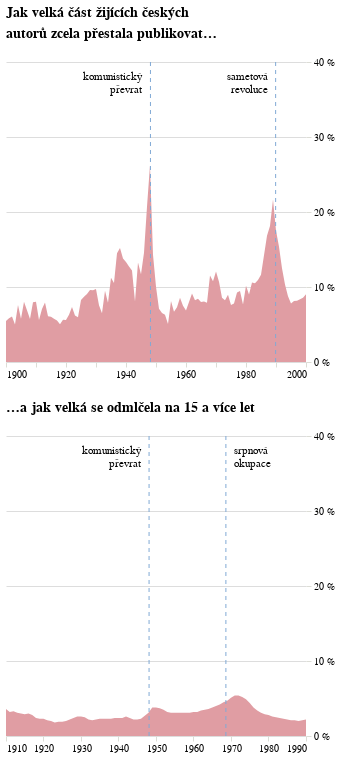

This figure's notebook cell:
### Code cell
alt.vconcat(graf_konce_komb, graf_pauzy_graf_komb).configure_view(stroke='transparent').resolve_scale(y='shared').configure_axisX(grid=False, domain=False)

### Figure 1 — Vega-Lite specification as saved in the notebook (floating-point values rounded to 4 significant figures)
{"config": {"title": {"font": "Noticia Text", "fontSize": 14, "anchor": "start", "lineHeight": 21, "fontWeight": "bolder", "subtitleFont": "Noticia Text", "subtitleFontSize": 12, "subtitleFontWeight": "lighter", "subtitlePadding": 12, "dy": -12}, "axis": {"labelFont": "Asap", "titleFont": "Asap", "fontWeight": "lighter", "titleFontWeight": "lighter", "labelFontSize": 10, "titleFontSize": 10, "labelPadding": 2, "titlePadding": 10, "domainOpacity": 0, "tickColor": "#DCDDD6"}, "legend": {"labelFont": "Asap", "labelFontWeight": "normal", "titleFont": "Asap", "titleFontWeight": "normal", "labelFontSize": 10, "titleFontSize": 10}, "axisX": {"domain": false, "grid": false}, "view": {"stroke": "transparent"}}, "vconcat": [{"layer": [{"data": {"name": "data-66001c4689448004764e6e25d4a746e4"}, "mark": {"type": "area", "color": "#E09DA3"}, "encoding": {"x": {"axis": {"domainOpacity": 0, "tickColor": "#DCDDD6"}, "field": "rok", "title": null, "type": "temporal"}, "y": {"axis": {"domainOpacity": 0, "labelExpr": "datum.label * 100 + ' %'", "orient": "right", "tickColor": "#DCDDD6", "tickCount": 3}, "field": "podil", "title": null, "type": "quantitative"}}, "title": {"text": ["Jak velká část žijících českých", "autorů zcela přestala publikovat…"]}}, {"data": {"values": [{"rok": "1948-02-25"}]}, "mark": {"type": "rule", "color": "#81A9D5", "strokeDash": [4, 4]}, "encoding": {"x": {"field": "rok", "type": "temporal"}}}, {"data": {"values": [{"rok": "1989-11-17"}]}, "mark": {"type": "rule", "color": "#81A9D5", "strokeDash": [4, 4]}, "encoding": {"x": {"field": "rok", "type": "temporal"}}}, {"data": {"values": [{"rok": "1948-02-25", "y": 0.3}]}, "mark": {"type": "text", "align": "right", "baseline": "middle", "dx": -8, "dy": 15, "font": "Asap", "text": ["komunistický", "převrat"]}, "encoding": {"x": {"field": "rok", "type": "temporal"}, "y": {"value": 0}}}, {"data": {"values": [{"rok": "1989-11-17", "y": 0.3}]}, "mark": {"type": "text", "align": "right", "baseline": "middle", "dx": -8, "dy": 15, "font": "Asap", "text": ["sametová", "revoluce"]}, "encoding": {"x": {"field": "rok", "type": "temporal"}, "y": {"value": 0}}}], "width": 300}, {"layer": [{"data": {"name": "data-345391a89889cdf0ede56ff5455bfd16"}, "mark": {"type": "area", "color": "#E09DA3"}, "encoding": {"x": {"axis": {"domainOpacity": 0, "tickColor": "#DCDDD6"}, "field": "rok", "title": null, "type": "temporal"}, "y": {"axis": {"domainOpacity": 0, "labelExpr": "datum.label * 100 + ' %'", "orient": "right", "tickColor": "#DCDDD6", "tickCount": 3}, "field": "podil_cechu_15", "scale": {"domain": [0, 0.4]}, "title": null, "type": "quantitative"}}, "title": {"text": "…a jak velká se odmlčela na 15 a více let"}}, {"data": {"values": [{"rok": "1948-02-25"}]}, "mark": {"type": "rule", "color": "#81A9D5", "strokeDash": [4, 4]}, "encoding": {"x": {"field": "rok", "type": "temporal"}}}, {"data": {"values": [{"rok": "1948-02-25", "y": 0.3}]}, "mark": {"type": "text", "align": "right", "baseline": "middle", "dx": -8, "dy": 15, "font": "Asap", "text": ["komunistický", "převrat"]}, "encoding": {"x": {"field": "rok", "type": "temporal"}, "y": {"value": 0}}}, {"data": {"values": [{"rok": "1968-08-21"}]}, "mark": {"type": "rule", "color": "#81A9D5", "strokeDash": [4, 4]}, "encoding": {"x": {"field": "rok", "type": "temporal"}}}, {"data": {"values": [{"rok": "1968-08-21", "y": 0.3}]}, "mark": {"type": "text", "align": "left", "baseline": "middle", "dx": 8, "dy": 15, "font": "Asap", "text": ["srpnová", "okupace"]}, "encoding": {"x": {"field": "rok", "type": "temporal"}, "y": {"value": 0}}}], "width": 300}], "resolve": {"scale": {"y": "shared"}}, "$schema": "https://vega.github.io/schema/vega-lite/v5.8.0.json", "datasets": {"data-66001c4689448004764e6e25d4a746e4": [{"rok": "1900-01-01T00:00:00", "skoncilo": 26, "celkem": 475, "podil": 0.05474}, {"rok": "1901-01-01T00:00:00", "skoncilo": 35, "celkem": 599, "podil": 0.05843}, {"rok": "1902-01-01T00:00:00", "skoncilo": 42, "celkem": 694, "podil": 0.06052}, {"rok": "1903-01-01T00:00:00", "skoncilo": 33, "celkem": 658, "podil": 0.05015}, {"rok": "1904-01-01T00:00:00", "skoncilo": 51, "celkem": 670, "podil": 0.07612}, {"rok": "1905-01-01T00:00:00", "skoncilo": 37, "celkem": 641, "podil": 0.05772}, {"rok": "1906-01-01T00:00:00", "skoncilo": 55, "celkem": 685, "podil": 0.08029}, {"rok": "1907-01-01T00:00:00", "skoncilo": 46, "celkem": 668, "podil": 0.06886}, {"rok": "1908-01-01T00:00:00", "skoncilo": 43, "celkem": 749, "podil": 0.05741}, {"rok": "1909-01-01T00:00:00", "skoncilo": 61, "celkem": 766, "podil": 0.07963}, {"rok": "1910-01-01T00:00:00", "skoncilo": 68, "celkem": 848, "podil": 0.08019}, {"rok": "1911-01-01T00:00:00", "skoncilo": 45, "celkem": 804, "podil": 0.05597}, {"rok": "1912-01-01T00:00:00", "skoncilo": 61, "celkem": 864, "podil": 0.0706}, {"rok": "1913-01-01T00:00:00", "skoncilo": 65, "celkem": 820, "podil": 0.07927}, {"rok": "1914-01-01T00:00:00", "skoncilo": 42, "celkem": 687, "podil": 0.06114}, {"rok": "1915-01-01T00:00:00", "skoncilo": 30, "celkem": 496, "podil": 0.06048}, {"rok": "1916-01-01T00:00:00", "skoncilo": 34, "celkem": 591, "podil": 0.05753}, {"rok": "1917-01-01T00:00:00", "skoncilo": 32, "celkem": 580, "podil": 0.05517}, {"rok": "1918-01-01T00:00:00", "skoncilo": 31, "celkem": 617, "podil": 0.05024}, {"rok": "1919-01-01T00:00:00", "skoncilo": 54, "celkem": 957, "podil": 0.05643}, {"rok": "1920-01-01T00:00:00", "skoncilo": 64, "celkem": 1145, "podil": 0.0559}, {"rok": "1921-01-01T00:00:00", "skoncilo": 71, "celkem": 1126, "podil": 0.06306}, {"rok": "1922-01-01T00:00:00", "skoncilo": 93, "celkem": 1266, "podil": 0.07346}, {"rok": "1923-01-01T00:00:00", "skoncilo": 82, "celkem": 1322, "podil": 0.06203}, {"rok": "1924-01-01T00:00:00", "skoncilo": 84, "celkem": 1407, "podil": 0.0597}, {"rok": "1925-01-01T00:00:00", "skoncilo": 116, "celkem": 1403, "podil": 0.08268}, {"rok": "1926-01-01T00:00:00", "skoncilo": 113, "celkem": 1298, "podil": 0.08706}, {"rok": "1927-01-01T00:00:00", "skoncilo": 115, "celkem": 1268, "podil": 0.09069}, {"rok": "1928-01-01T00:00:00", "skoncilo": 127, "celkem": 1322, "podil": 0.09607}, {"rok": "1929-01-01T00:00:00", "skoncilo": 127, "celkem": 1326, "podil": 0.09578}, {"rok": "1930-01-01T00:00:00", "skoncilo": 142, "celkem": 1457, "podil": 0.09746}, {"rok": "1931-01-01T00:00:00", "skoncilo": 102, "celkem": 1350, "podil": 0.07556}, {"rok": "1932-01-01T00:00:00", "skoncilo": 90, "celkem": 1382, "podil": 0.06512}, {"rok": "1933-01-01T00:00:00", "skoncilo": 126, "celkem": 1328, "podil": 0.09488}, {"rok": "1934-01-01T00:00:00", "skoncilo": 110, "celkem": 1391, "podil": 0.07908}, {"rok": "1935-01-01T00:00:00", "skoncilo": 170, "celkem": 1515, "podil": 0.1122}, {"rok": "1936-01-01T00:00:00", "skoncilo": 171, "celkem": 1622, "podil": 0.1054}, {"rok": "1937-01-01T00:00:00", "skoncilo": 239, "celkem": 1648, "podil": 0.145}, {"rok": "1938-01-01T00:00:00", "skoncilo": 218, "celkem": 1435, "podil": 0.1519}, {"rok": "1939-01-01T00:00:00", "skoncilo": 170, "celkem": 1231, "podil": 0.1381}, {"rok": "1940-01-01T00:00:00", "skoncilo": 189, "celkem": 1417, "podil": 0.1334}, {"rok": "1941-01-01T00:00:00", "skoncilo": 167, "celkem": 1310, "podil": 0.1275}, {"rok": "1942-01-01T00:00:00", "skoncilo": 104, "celkem": 852, "podil": 0.1221}, {"rok": "1943-01-01T00:00:00", "skoncilo": 53, "celkem": 658, "podil": 0.08055}, {"rok": "1944-01-01T00:00:00", "skoncilo": 117, "celkem": 881, "podil": 0.1328}, {"rok": "1945-01-01T00:00:00", "skoncilo": 104, "celkem": 890, "podil": 0.1169}, {"rok": "1946-01-01T00:00:00", "skoncilo": 236, "celkem": 1620, "podil": 0.1457}, {"rok": "1947-01-01T00:00:00", "skoncilo": 359, "celkem": 1735, "podil": 0.2069}, {"rok": "1948-01-01T00:00:00", "skoncilo": 397, "celkem": 1513, "podil": 0.2624}, {"rok": "1949-01-01T00:00:00", "skoncilo": 133, "celkem": 929, "podil": 0.1432}, {"rok": "1950-01-01T00:00:00", "skoncilo": 79, "celkem": 788, "podil": 0.1003}, {"rok": "1951-01-01T00:00:00", "skoncilo": 58, "celkem": 817, "podil": 0.07099}, {"rok": "1952-01-01T00:00:00", "skoncilo": 58, "celkem": 888, "podil": 0.06532}, {"rok": "1953-01-01T00:00:00", "skoncilo": 75, "celkem": 1190, "podil": 0.06303}, {"rok": "1954-01-01T00:00:00", "skoncilo": 71, "celkem": 1401, "podil": 0.05068}, {"rok": "1955-01-01T00:00:00", "skoncilo": 120, "celkem": 1473, "podil": 0.08147}, {"rok": "1956-01-01T00:00:00", "skoncilo": 108, "celkem": 1609, "podil": 0.06712}, {"rok": "1957-01-01T00:00:00", "skoncilo": 114, "celkem": 1561, "podil": 0.07303}, {"rok": "1958-01-01T00:00:00", "skoncilo": 141, "celkem": 1645, "podil": 0.08571}, {"rok": "1959-01-01T00:00:00", "skoncilo": 132, "celkem": 1761, "podil": 0.07496}, {"rok": "1960-01-01T00:00:00", "skoncilo": 126, "celkem": 1838, "podil": 0.06855}, {"rok": "1961-01-01T00:00:00", "skoncilo": 153, "celkem": 1916, "podil": 0.07985}, {"rok": "1962-01-01T00:00:00", "skoncilo": 175, "celkem": 1915, "podil": 0.09138}, {"rok": "1963-01-01T00:00:00", "skoncilo": 163, "celkem": 1980, "podil": 0.08232}, {"rok": "1964-01-01T00:00:00", "skoncilo": 165, "celkem": 1954, "podil": 0.08444}, {"rok": "1965-01-01T00:00:00", "skoncilo": 145, "celkem": 1815, "podil": 0.07989}, {"rok": "1966-01-01T00:00:00", "skoncilo": 159, "celkem": 1972, "podil": 0.08063}, {"rok": "1967-01-01T00:00:00", "skoncilo": 145, "celkem": 1835, "podil": 0.07902}, {"rok": "1968-01-01T00:00:00", "skoncilo": 217, "celkem": 1879, "podil": 0.1155}, {"rok": "1969-01-01T00:00:00", "skoncilo": 205, "celkem": 1905, "podil": 0.1076}, {"rok": "1970-01-01T00:00:00", "skoncilo": 239, "celkem": 1980, "podil": 0.1207}, {"rok": "1971-01-01T00:00:00", "skoncilo": 208, "celkem": 1942, "podil": 0.1071}, {"rok": "1972-01-01T00:00:00", "skoncilo": 166, "celkem": 1935, "podil": 0.08579}, {"rok": "1973-01-01T00:00:00", "skoncilo": 157, "celkem": 1904, "podil": 0.08246}, {"rok": "1974-01-01T00:00:00", "skoncilo": 178, "celkem": 1986, "podil": 0.08963}, {"rok": "1975-01-01T00:00:00", "skoncilo": 149, "celkem": 1960, "podil": 0.07602}, {"rok": "1976-01-01T00:00:00", "skoncilo": 160, "celkem": 2052, "podil": 0.07797}, {"rok": "1977-01-01T00:00:00", "skoncilo": 193, "celkem": 2081, "podil": 0.09274}, {"rok": "1978-01-01T00:00:00", "skoncilo": 200, "celkem": 2114, "podil": 0.09461}, {"rok": "1979-01-01T00:00:00", "skoncilo": 167, "celkem": 2182, "podil": 0.07654}, {"rok": "1980-01-01T00:00:00", "skoncilo": 235, "celkem": 2312, "podil": 0.1016}, {"rok": "1981-01-01T00:00:00", "skoncilo": 193, "celkem": 2148, "podil": 0.08985}, {"rok": "1982-01-01T00:00:00", "skoncilo": 243, "celkem": 2290, "podil": 0.1061}, {"rok": "1983-01-01T00:00:00", "skoncilo": 235, "celkem": 2235, "podil": 0.1051}, {"rok": "1984-01-01T00:00:00", "skoncilo": 264, "celkem": 2411, "podil": 0.1095}, {"rok": "1985-01-01T00:00:00", "skoncilo": 267, "celkem": 2292, "podil": 0.1165}, {"rok": "1986-01-01T00:00:00", "skoncilo": 335, "celkem": 2356, "podil": 0.1422}, {"rok": "1987-01-01T00:00:00", "skoncilo": 404, "celkem": 2399, "podil": 0.1684}, {"rok": "1988-01-01T00:00:00", "skoncilo": 439, "celkem": 2420, "podil": 0.1814}, {"rok": "1989-01-01T00:00:00", "skoncilo": 523, "celkem": 2415, "podil": 0.2166}, {"rok": "1990-01-01T00:00:00", "skoncilo": 418, "celkem": 2383, "podil": 0.1754}, {"rok": "1991-01-01T00:00:00", "skoncilo": 360, "celkem": 2342, "podil": 0.1537}, {"rok": "1992-01-01T00:00:00", "skoncilo": 297, "celkem": 2378, "podil": 0.1249}, {"rok": "1993-01-01T00:00:00", "skoncilo": 237, "celkem": 2296, "podil": 0.1032}, {"rok": "1994-01-01T00:00:00", "skoncilo": 211, "celkem": 2403, "podil": 0.08781}, {"rok": "1995-01-01T00:00:00", "skoncilo": 204, "celkem": 2618, "podil": 0.07792}, {"rok": "1996-01-01T00:00:00", "skoncilo": 223, "celkem": 2737, "podil": 0.08148}, {"rok": "1997-01-01T00:00:00", "skoncilo": 239, "celkem": 2925, "podil": 0.08171}, {"rok": "1998-01-01T00:00:00", "skoncilo": 257, "celkem": 3067, "podil": 0.0838}, {"rok": "1999-01-01T00:00:00", "skoncilo": 276, "celkem": 3218, "podil": 0.08577}, {"rok": "2000-01-01T00:00:00", "skoncilo": 304, "celkem": 3368, "podil": 0.09026}], "data-345391a89889cdf0ede56ff5455bfd16": [{"rok": "1910-01-01T00:00:00", "podil_vsech_5": 0.1576, "podil_cechu_5": 0.1566, "podil_vsech_10": 0.08856, "podil_cechu_10": 0.08747, "podil_vsech_15": 0.03881, "podil_cechu_15": 0.036, "podil_vsech_20": 0.01693, "podil_cechu_20": 0.01593}, {"rok": "1911-01-01T00:00:00", "podil_vsech_5": 0.1736, "podil_cechu_5": 0.1717, "podil_vsech_10": 0.0874, "podil_cechu_10": 0.086, "podil_vsech_15": 0.03481, "podil_cechu_15": 0.032, "podil_vsech_20": 0.01603, "podil_cechu_20": 0.01501}, {"rok": "1912-01-01T00:00:00", "podil_vsech_5": 0.1873, "podil_cechu_5": 0.1867, "podil_vsech_10": 0.0814, "podil_cechu_10": 0.07996, "podil_vsech_15": 0.03391, "podil_cechu_15": 0.033, "podil_vsech_20": 0.01744, "podil_cechu_20": 0.01677}, {"rok": "1913-01-01T00:00:00", "podil_vsech_5": 0.2067, "podil_cechu_5": 0.2056, "podil_vsech_10": 0.08244, "podil_cechu_10": 0.08019, "podil_vsech_15": 0.03223, "podil_cechu_15": 0.031, "podil_vsech_20": 0.01845, "podil_cechu_20": 0.01803}, {"rok": "1914-01-01T00:00:00", "podil_vsech_5": 0.2082, "podil_cechu_5": 0.2091, "podil_vsech_10": 0.0771, "podil_cechu_10": 0.07386, "podil_vsech_15": 0.03097, "podil_cechu_15": 0.03, "podil_vsech_20": 0.01831, "podil_cechu_20": 0.01769}, {"rok": "1915-01-01T00:00:00", "podil_vsech_5": 0.1932, "podil_cechu_5": 0.1965, "podil_vsech_10": 0.06971, "podil_cechu_10": 0.06711, "podil_vsech_15": 0.02943, "podil_cechu_15": 0.029, "podil_vsech_20": 0.01682, "podil_cechu_20": 0.01627}, {"rok": "1916-01-01T00:00:00", "podil_vsech_5": 0.1696, "podil_cechu_5": 0.1717, "podil_vsech_10": 0.06106, "podil_cechu_10": 0.05906, "podil_vsech_15": 0.029, "podil_cechu_15": 0.03, "podil_vsech_20": 0.01505, "podil_cechu_20": 0.01451}, {"rok": "1917-01-01T00:00:00", "podil_vsech_5": 0.1448, "podil_cechu_5": 0.146, "podil_vsech_10": 0.05627, "podil_cechu_10": 0.05547, "podil_vsech_15": 0.02803, "podil_cechu_15": 0.028, "podil_vsech_20": 0.01348, "podil_cechu_20": 0.01301}, {"rok": "1918-01-01T00:00:00", "podil_vsech_5": 0.1285, "podil_cechu_5": 0.1281, "podil_vsech_10": 0.04915, "podil_cechu_10": 0.05007, "podil_vsech_15": 0.02415, "podil_cechu_15": 0.024, "podil_vsech_20": 0.01134, "podil_cechu_20": 0.01059}, {"rok": "1919-01-01T00:00:00", "podil_vsech_5": 0.1139, "podil_cechu_5": 0.1118, "podil_vsech_10": 0.04394, "podil_cechu_10": 0.04466, "podil_vsech_15": 0.0229, "podil_cechu_15": 0.023, "podil_vsech_20": 0.01073, "podil_cechu_20": 0.009924}, {"rok": "1920-01-01T00:00:00", "podil_vsech_5": 0.1066, "podil_cechu_5": 0.1059, "podil_vsech_10": 0.04321, "podil_cechu_10": 0.04423, "podil_vsech_15": 0.02319, "podil_cechu_15": 0.023, "podil_vsech_20": 0.0111, "podil_cechu_20": 0.01043}, {"rok": "1921-01-01T00:00:00", "podil_vsech_5": 0.1046, "podil_cechu_5": 0.1037, "podil_vsech_10": 0.0436, "podil_cechu_10": 0.04462, "podil_vsech_15": 0.02142, "podil_cechu_15": 0.021, "podil_vsech_20": 0.01024, "podil_cechu_20": 0.01018}, {"rok": "1922-01-01T00:00:00", "podil_vsech_5": 0.1031, "podil_cechu_5": 0.1032, "podil_vsech_10": 0.04295, "podil_cechu_10": 0.04335, "podil_vsech_15": 0.02011, "podil_cechu_15": 0.02, "podil_vsech_20": 0.0106, "podil_cechu_20": 0.01084}, {"rok": "1923-01-01T00:00:00", "podil_vsech_5": 0.1004, "podil_cechu_5": 0.1032, "podil_vsech_10": 0.04306, "podil_cechu_10": 0.044, "podil_vsech_15": 0.01845, "podil_cechu_15": 0.018, "podil_vsech_20": 0.01125, "podil_cechu_20": 0.0116}, {"rok": "1924-01-01T00:00:00", "podil_vsech_5": 0.09943, "podil_cechu_5": 0.1027, "podil_vsech_10": 0.04541, "podil_cechu_10": 0.04626, "podil_vsech_15": 0.0184, "podil_cechu_15": 0.019, "podil_vsech_20": 0.01182, "podil_cechu_20": 0.01209}, {"rok": "1925-01-01T00:00:00", "podil_vsech_5": 0.1009, "podil_cechu_5": 0.104, "podil_vsech_10": 0.04723, "podil_cechu_10": 0.04797, "podil_vsech_15": 0.01941, "podil_cechu_15": 0.019, "podil_vsech_20": 0.01229, "podil_cechu_20": 0.01231}, {"rok": "1926-01-01T00:00:00", "podil_vsech_5": 0.1048, "podil_cechu_5": 0.1098, "podil_vsech_10": 0.04642, "podil_cechu_10": 0.04797, "podil_vsech_15": 0.01956, "podil_cechu_15": 0.02, "podil_vsech_20": 0.01258, "podil_cechu_20": 0.01239}, {"rok": "1927-01-01T00:00:00", "podil_vsech_5": 0.11, "podil_cechu_5": 0.1135, "podil_vsech_10": 0.04421, "podil_cechu_10": 0.04503, "podil_vsech_15": 0.02188, "podil_cechu_15": 0.022, "podil_vsech_20": 0.01094, "podil_cechu_20": 0.01027}, {"rok": "1928-01-01T00:00:00", "podil_vsech_5": 0.1105, "podil_cechu_5": 0.1138, "podil_vsech_10": 0.04173, "podil_cechu_10": 0.04182, "podil_vsech_15": 0.02434, "podil_cechu_15": 0.024, "podil_vsech_20": 0.0113, "podil_cechu_20": 0.01029}, {"rok": "1929-01-01T00:00:00", "podil_vsech_5": 0.111, "podil_cechu_5": 0.1129, "podil_vsech_10": 0.04065, "podil_cechu_10": 0.04065, "podil_vsech_15": 0.0263, "podil_cechu_15": 0.026, "podil_vsech_20": 0.01153, "podil_cechu_20": 0.01032}, {"rok": "1930-01-01T00:00:00", "podil_vsech_5": 0.109, "podil_cechu_5": 0.1101, "podil_vsech_10": 0.04096, "podil_cechu_10": 0.04033, "podil_vsech_15": 0.02722, "podil_cechu_15": 0.026, "podil_vsech_20": 0.01225, "podil_cechu_20": 0.01126}, {"rok": "1931-01-01T00:00:00", "podil_vsech_5": 0.1043, "podil_cechu_5": 0.1053, "podil_vsech_10": 0.04386, "podil_cechu_10": 0.04289, "podil_vsech_15": 0.02713, "podil_cechu_15": 0.025, "podil_vsech_20": 0.01409, "podil_cechu_20": 0.01273}, {"rok": "1932-01-01T00:00:00", "podil_vsech_5": 0.09845, "podil_cechu_5": 0.0987, "podil_vsech_10": 0.04839, "podil_cechu_10": 0.04744, "podil_vsech_15": 0.02381, "podil_cechu_15": 0.022, "podil_vsech_20": 0.01395, "podil_cechu_20": 0.01296}, {"rok": "1933-01-01T00:00:00", "podil_vsech_5": 0.09481, "podil_cechu_5": 0.09531, "podil_vsech_10": 0.05206, "podil_cechu_10": 0.05116, "podil_vsech_15": 0.02286, "podil_cechu_15": 0.021, "podil_vsech_20": 0.01317, "podil_cechu_20": 0.01215}, {"rok": "1934-01-01T00:00:00", "podil_vsech_5": 0.09505, "podil_cechu_5": 0.09664, "podil_vsech_10": 0.05648, "podil_cechu_10": 0.05603, "podil_vsech_15": 0.02394, "podil_cechu_15": 0.022, "podil_vsech_20": 0.01379, "podil_cechu_20": 0.01279}, {"rok": "1935-01-01T00:00:00", "podil_vsech_5": 0.09154, "podil_cechu_5": 0.09275, "podil_vsech_10": 0.05679, "podil_cechu_10": 0.05573, "podil_vsech_15": 0.02415, "podil_cechu_15": 0.023, "podil_vsech_20": 0.01426, "podil_cechu_20": 0.01275}, {"rok": "1936-01-01T00:00:00", "podil_vsech_5": 0.09158, "podil_cechu_5": 0.09091, "podil_vsech_10": 0.05485, "podil_cechu_10": 0.0528, "podil_vsech_15": 0.02479, "podil_cechu_15": 0.023, "podil_vsech_20": 0.01515, "podil_cechu_20": 0.01323}, {"rok": "1937-01-01T00:00:00", "podil_vsech_5": 0.1042, "podil_cechu_5": 0.1026, "podil_vsech_10": 0.04741, "podil_cechu_10": 0.04472, "podil_vsech_15": 0.02476, "podil_cechu_15": 0.023, "podil_vsech_20": 0.01584, "podil_cechu_20": 0.01392}, {"rok": "1938-01-01T00:00:00", "podil_vsech_5": 0.1237, "podil_cechu_5": 0.1196, "podil_vsech_10": 0.04483, "podil_cechu_10": 0.04126, "podil_vsech_15": 0.02498, "podil_cechu_15": 0.023, "podil_vsech_20": 0.01614, "podil_cechu_20": 0.01388}, {"rok": "1939-01-01T00:00:00", "podil_vsech_5": 0.1453, "podil_cechu_5": 0.14, "podil_vsech_10": 0.04615, "podil_cechu_10": 0.04237, "podil_vsech_15": 0.02677, "podil_cechu_15": 0.024, "podil_vsech_20": 0.0167, "podil_cechu_20": 0.01449}, {"rok": "1940-01-01T00:00:00", "podil_vsech_5": 0.1462, "podil_cechu_5": 0.1407, "podil_vsech_10": 0.04599, "podil_cechu_10": 0.0436, "podil_vsech_15": 0.02721, "podil_cechu_15": 0.024, "podil_vsech_20": 0.01688, "podil_cechu_20": 0.01465}, {"rok": "1941-01-01T00:00:00", "podil_vsech_5": 0.126, "podil_cechu_5": 0.1226, "podil_vsech_10": 0.0463, "podil_cechu_10": 0.04443, "podil_vsech_15": 0.0272, "podil_cechu_15": 0.024, "podil_vsech_20": 0.01745, "podil_cechu_20": 0.01521}, {"rok": "1942-01-01T00:00:00", "podil_vsech_5": 0.09727, "podil_cechu_5": 0.09413, "podil_vsech_10": 0.04753, "podil_cechu_10": 0.04584, "podil_vsech_15": 0.0287, "podil_cechu_15": 0.026, "podil_vsech_20": 0.01853, "podil_cechu_20": 0.01598}, {"rok": "1943-01-01T00:00:00", "podil_vsech_5": 0.07743, "podil_cechu_5": 0.07506, "podil_vsech_10": 0.04469, "podil_cechu_10": 0.04255, "podil_vsech_15": 0.02647, "podil_cechu_15": 0.024, "podil_vsech_20": 0.01771, "podil_cechu_20": 0.01522}, {"rok": "1944-01-01T00:00:00", "podil_vsech_5": 0.07121, "podil_cechu_5": 0.06899, "podil_vsech_10": 0.04221, "podil_cechu_10": 0.03963, "podil_vsech_15": 0.02446, "podil_cechu_15": 0.022, "podil_vsech_20": 0.01677, "podil_cechu_20": 0.01428}, {"rok": "1945-01-01T00:00:00", "podil_vsech_5": 0.07017, "podil_cechu_5": 0.0691, "podil_vsech_10": 0.04196, "podil_cechu_10": 0.03895, "podil_vsech_15": 0.02449, "podil_cechu_15": 0.022, "podil_vsech_20": 0.01649, "podil_cechu_20": 0.01423}, {"rok": "1946-01-01T00:00:00", "podil_vsech_5": 0.07212, "podil_cechu_5": 0.072, "podil_vsech_10": 0.04231, "podil_cechu_10": 0.03962, "podil_vsech_15": 0.02539, "podil_cechu_15": 0.023, "podil_vsech_20": 0.01731, "podil_cechu_20": 0.01513}, {"rok": "1947-01-01T00:00:00", "podil_vsech_5": 0.08407, "podil_cechu_5": 0.08379, "podil_vsech_10": 0.04892, "podil_cechu_10": 0.04591, "podil_vsech_15": 0.0299, "podil_cechu_15": 0.027, "podil_vsech_20": 0.02024, "podil_cechu_20": 0.0178}, {"rok": "1948-01-01T00:00:00", "podil_vsech_5": 0.09724, "podil_cechu_5": 0.09776, "podil_vsech_10": 0.05386, "podil_cechu_10": 0.05117, "podil_vsech_15": 0.03419, "podil_cechu_15": 0.031, "podil_vsech_20": 0.02279, "podil_cechu_20": 0.02047}, {"rok": "1949-01-01T00:00:00", "podil_vsech_5": 0.1152, "podil_cechu_5": 0.1146, "podil_vsech_10": 0.06212, "podil_cechu_10": 0.05871, "podil_vsech_15": 0.04072, "podil_cechu_15": 0.038, "podil_vsech_20": 0.02571, "podil_cechu_20": 0.02361}, {"rok": "1950-01-01T00:00:00", "podil_vsech_5": 0.1171, "podil_cechu_5": 0.115, "podil_vsech_10": 0.06072, "podil_cechu_10": 0.05699, "podil_vsech_15": 0.04083, "podil_cechu_15": 0.038, "podil_vsech_20": 0.02341, "podil_cechu_20": 0.02187}, {"rok": "1951-01-01T00:00:00", "podil_vsech_5": 0.112, "podil_cechu_5": 0.1098, "podil_vsech_10": 0.05876, "podil_cechu_10": 0.05622, "podil_vsech_15": 0.03909, "podil_cechu_15": 0.037, "podil_vsech_20": 0.02156, "podil_cechu_20": 0.02069}, {"rok": "1952-01-01T00:00:00", "podil_vsech_5": 0.1055, "podil_cechu_5": 0.1026, "podil_vsech_10": 0.05805, "podil_cechu_10": 0.05556, "podil_vsech_15": 0.03727, "podil_cechu_15": 0.035, "podil_vsech_20": 0.02119, "podil_cechu_20": 0.02027}, {"rok": "1953-01-01T00:00:00", "podil_vsech_5": 0.0963, "podil_cechu_5": 0.09323, "podil_vsech_10": 0.05536, "podil_cechu_10": 0.05252, "podil_vsech_15": 0.03456, "podil_cechu_15": 0.032, "podil_vsech_20": 0.02023, "podil_cechu_20": 0.01938}, {"rok": "1954-01-01T00:00:00", "podil_vsech_5": 0.09319, "podil_cechu_5": 0.09027, "podil_vsech_10": 0.05375, "podil_cechu_10": 0.05125, "podil_vsech_15": 0.03308, "podil_cechu_15": 0.031, "podil_vsech_20": 0.02075, "podil_cechu_20": 0.01975}, {"rok": "1955-01-01T00:00:00", "podil_vsech_5": 0.09571, "podil_cechu_5": 0.09293, "podil_vsech_10": 0.05589, "podil_cechu_10": 0.05382, "podil_vsech_15": 0.03267, "podil_cechu_15": 0.031, "podil_vsech_20": 0.02114, "podil_cechu_20": 0.02042}, {"rok": "1956-01-01T00:00:00", "podil_vsech_5": 0.09595, "podil_cechu_5": 0.09401, "podil_vsech_10": 0.05466, "podil_cechu_10": 0.05233, "podil_vsech_15": 0.03226, "podil_cechu_15": 0.031, "podil_vsech_20": 0.02106, "podil_cechu_20": 0.02058}, {"rok": "1957-01-01T00:00:00", "podil_vsech_5": 0.09863, "podil_cechu_5": 0.09846, "podil_vsech_10": 0.05503, "podil_cechu_10": 0.05339, "podil_vsech_15": 0.0324, "podil_cechu_15": 0.031, "podil_vsech_20": 0.02061, "podil_cechu_20": 0.02063}, {"rok": "1958-01-01T00:00:00", "podil_vsech_5": 0.09956, "podil_cechu_5": 0.09962, "podil_vsech_10": 0.05561, "podil_cechu_10": 0.05438, "podil_vsech_15": 0.03192, "podil_cechu_15": 0.031, "podil_vsech_20": 0.02081, "podil_cechu_20": 0.02085}, {"rok": "1959-01-01T00:00:00", "podil_vsech_5": 0.1016, "podil_cechu_5": 0.1017, "podil_vsech_10": 0.05451, "podil_cechu_10": 0.05327, "podil_vsech_15": 0.03178, "podil_cechu_15": 0.031, "podil_vsech_20": 0.02068, "podil_cechu_20": 0.02107}, {"rok": "1960-01-01T00:00:00", "podil_vsech_5": 0.1035, "podil_cechu_5": 0.1052, "podil_vsech_10": 0.05373, "podil_cechu_10": 0.0529, "podil_vsech_15": 0.03215, "podil_cechu_15": 0.032, "podil_vsech_20": 0.02086, "podil_cechu_20": 0.02148}, {"rok": "1961-01-01T00:00:00", "podil_vsech_5": 0.1053, "podil_cechu_5": 0.1062, "podil_vsech_10": 0.05393, "podil_cechu_10": 0.05283, "podil_vsech_15": 0.03183, "podil_cechu_15": 0.032, "podil_vsech_20": 0.02178, "podil_cechu_20": 0.02247}, {"rok": "1962-01-01T00:00:00", "podil_vsech_5": 0.1067, "podil_cechu_5": 0.1075, "podil_vsech_10": 0.05654, "podil_cechu_10": 0.05577, "podil_vsech_15": 0.03282, "podil_cechu_15": 0.034, "podil_vsech_20": 0.02253, "podil_cechu_20": 0.02339}, {"rok": "1963-01-01T00:00:00", "podil_vsech_5": 0.1086, "podil_cechu_5": 0.1093, "podil_vsech_10": 0.0571, "podil_cechu_10": 0.05618, "podil_vsech_15": 0.03399, "podil_cechu_15": 0.035, "podil_vsech_20": 0.02286, "podil_cechu_20": 0.02378}, {"rok": "1964-01-01T00:00:00", "podil_vsech_5": 0.1136, "podil_cechu_5": 0.1139, "podil_vsech_10": 0.05966, "podil_cechu_10": 0.05894, "podil_vsech_15": 0.03534, "podil_cechu_15": 0.036, "podil_vsech_20": 0.0239, "podil_cechu_20": 0.02503}, {"rok": "1965-01-01T00:00:00", "podil_vsech_5": 0.1176, "podil_cechu_5": 0.1172, "podil_vsech_10": 0.06189, "podil_cechu_10": 0.06192, "podil_vsech_15": 0.0367, "podil_cechu_15": 0.038, "podil_vsech_20": 0.02484, "podil_cechu_20": 0.02592}, {"rok": "1966-01-01T00:00:00", "podil_vsech_5": 0.1176, "podil_cechu_5": 0.1168, "podil_vsech_10": 0.0637, "podil_cechu_10": 0.0641, "podil_vsech_15": 0.03859, "podil_cechu_15": 0.04, "podil_vsech_20": 0.02569, "podil_cechu_20": 0.02689}, {"rok": "1967-01-01T00:00:00", "podil_vsech_5": 0.1211, "podil_cechu_5": 0.121, "podil_vsech_10": 0.0659, "podil_cechu_10": 0.06657, "podil_vsech_15": 0.04099, "podil_cechu_15": 0.042, "podil_vsech_20": 0.02774, "podil_cechu_20": 0.02893}, {"rok": "1968-01-01T00:00:00", "podil_vsech_5": 0.1243, "podil_cechu_5": 0.1245, "podil_vsech_10": 0.06916, "podil_cechu_10": 0.0705, "podil_vsech_15": 0.04323, "podil_cechu_15": 0.045, "podil_vsech_20": 0.03001, "podil_cechu_20": 0.03118}, {"rok": "1969-01-01T00:00:00", "podil_vsech_5": 0.1266, "podil_cechu_5": 0.1276, "podil_vsech_10": 0.07062, "podil_cechu_10": 0.07254, "podil_vsech_15": 0.04551, "podil_cechu_15": 0.047, "podil_vsech_20": 0.03237, "podil_cechu_20": 0.0337}, {"rok": "1970-01-01T00:00:00", "podil_vsech_5": 0.1302, "podil_cechu_5": 0.1329, "podil_vsech_10": 0.07253, "podil_cechu_10": 0.07491, "podil_vsech_15": 0.04883, "podil_cechu_15": 0.051, "podil_vsech_20": 0.03115, "podil_cechu_20": 0.03208}, {"rok": "1971-01-01T00:00:00", "podil_vsech_5": 0.1346, "podil_cechu_5": 0.1381, "podil_vsech_10": 0.07733, "podil_cechu_10": 0.07951, "podil_vsech_15": 0.05176, "podil_cechu_15": 0.054, "podil_vsech_20": 0.02927, "podil_cechu_20": 0.02978}, {"rok": "1972-01-01T00:00:00", "podil_vsech_5": 0.1357, "podil_cechu_5": 0.1388, "podil_vsech_10": 0.07882, "podil_cechu_10": 0.08085, "podil_vsech_15": 0.05187, "podil_cechu_15": 0.054, "podil_vsech_20": 0.02634, "podil_cechu_20": 0.02677}, {"rok": "1973-01-01T00:00:00", "podil_vsech_5": 0.1315, "podil_cechu_5": 0.1355, "podil_vsech_10": 0.07696, "podil_cechu_10": 0.07893, "podil_vsech_15": 0.04982, "podil_cechu_15": 0.052, "podil_vsech_20": 0.02377, "podil_cechu_20": 0.02419}, {"rok": "1974-01-01T00:00:00", "podil_vsech_5": 0.1295, "podil_cechu_5": 0.134, "podil_vsech_10": 0.07364, "podil_cechu_10": 0.07613, "podil_vsech_15": 0.04755, "podil_cechu_15": 0.049, "podil_vsech_20": 0.02161, "podil_cechu_20": 0.02226}, {"rok": "1975-01-01T00:00:00", "podil_vsech_5": 0.1258, "podil_cechu_5": 0.1297, "podil_vsech_10": 0.07137, "podil_cechu_10": 0.0738, "podil_vsech_15": 0.04237, "podil_cechu_15": 0.044, "podil_vsech_20": 0.02004, "podil_cechu_20": 0.02076}, {"rok": "1976-01-01T00:00:00", "podil_vsech_5": 0.1236, "podil_cechu_5": 0.1282, "podil_vsech_10": 0.06857, "podil_cechu_10": 0.07123, "podil_vsech_15": 0.03714, "podil_cechu_15": 0.038, "podil_vsech_20": 0.01772, "podil_cechu_20": 0.01849}, {"rok": "1977-01-01T00:00:00", "podil_vsech_5": 0.1197, "podil_cechu_5": 0.1238, "podil_vsech_10": 0.06641, "podil_cechu_10": 0.06896, "podil_vsech_15": 0.03269, "podil_cechu_15": 0.034, "podil_vsech_20": 0.01614, "podil_cechu_20": 0.01685}, {"rok": "1978-01-01T00:00:00", "podil_vsech_5": 0.1173, "podil_cechu_5": 0.1211, "podil_vsech_10": 0.0646, "podil_cechu_10": 0.06724, "podil_vsech_15": 0.03011, "podil_cechu_15": 0.031, "podil_vsech_20": 0.01535, "podil_cechu_20": 0.01607}, {"rok": "1979-01-01T00:00:00", "podil_vsech_5": 0.1127, "podil_cechu_5": 0.1168, "podil_vsech_10": 0.06184, "podil_cechu_10": 0.0643, "podil_vsech_15": 0.028, "podil_cechu_15": 0.029, "podil_vsech_20": 0.01458, "podil_cechu_20": 0.0152}, {"rok": "1980-01-01T00:00:00", "podil_vsech_5": 0.1111, "podil_cechu_5": 0.1155, "podil_vsech_10": 0.05685, "podil_cechu_10": 0.05912, "podil_vsech_15": 0.02667, "podil_cechu_15": 0.028, "podil_vsech_20": 0.01374, "podil_cechu_20": 0.0144}, {"rok": "1981-01-01T00:00:00", "podil_vsech_5": 0.1101, "podil_cechu_5": 0.1145, "podil_vsech_10": 0.05232, "podil_cechu_10": 0.05432, "podil_vsech_15": 0.025, "podil_cechu_15": 0.026, "podil_vsech_20": 0.01274, "podil_cechu_20": 0.01342}, {"rok": "1982-01-01T00:00:00", "podil_vsech_5": 0.1075, "podil_cechu_5": 0.1115, "podil_vsech_10": 0.04787, "podil_cechu_10": 0.04958, "podil_vsech_15": 0.02346, "podil_cechu_15": 0.025, "podil_vsech_20": 0.01231, "podil_cechu_20": 0.01273}, {"rok": "1983-01-01T00:00:00", "podil_vsech_5": 0.1034, "podil_cechu_5": 0.108, "podil_vsech_10": 0.04571, "podil_cechu_10": 0.04769, "podil_vsech_15": 0.02281, "podil_cechu_15": 0.024, "podil_vsech_20": 0.01179, "podil_cechu_20": 0.01219}, {"rok": "1984-01-01T00:00:00", "podil_vsech_5": 0.09971, "podil_cechu_5": 0.1042, "podil_vsech_10": 0.04475, "podil_cechu_10": 0.04695, "podil_vsech_15": 0.02204, "podil_cechu_15": 0.023, "podil_vsech_20": 0.01159, "podil_cechu_20": 0.01192}, {"rok": "1985-01-01T00:00:00", "podil_vsech_5": 0.09211, "podil_cechu_5": 0.09615, "podil_vsech_10": 0.04315, "podil_cechu_10": 0.04543, "podil_vsech_15": 0.02088, "podil_cechu_15": 0.022, "podil_vsech_20": 0.0112, "podil_cechu_20": 0.01144}, {"rok": "1986-01-01T00:00:00", "podil_vsech_5": 0.08717, "podil_cechu_5": 0.09067, "podil_vsech_10": 0.04235, "podil_cechu_10": 0.04461, "podil_vsech_15": 0.02018, "podil_cechu_15": 0.021, "podil_vsech_20": 0.0106, "podil_cechu_20": 0.01104}, {"rok": "1987-01-01T00:00:00", "podil_vsech_5": 0.08665, "podil_cechu_5": 0.09056, "podil_vsech_10": 0.0421, "podil_cechu_10": 0.04425, "podil_vsech_15": 0.02045, "podil_cechu_15": 0.021, "podil_vsech_20": 0.01059, "podil_cechu_20": 0.01093}, {"rok": "1988-01-01T00:00:00", "podil_vsech_5": 0.08683, "podil_cechu_5": 0.09118, "podil_vsech_10": 0.04179, "podil_cechu_10": 0.04369, "podil_vsech_15": 0.01989, "podil_cechu_15": 0.02, "podil_vsech_20": 0.0101, "podil_cechu_20": 0.01016}, {"rok": "1989-01-01T00:00:00", "podil_vsech_5": 0.08894, "podil_cechu_5": 0.09351, "podil_vsech_10": 0.04236, "podil_cechu_10": 0.04409, "podil_vsech_15": 0.02069, "podil_cechu_15": 0.021, "podil_vsech_20": 0.01005, "podil_cechu_20": 0.01025}, {"rok": "1990-01-01T00:00:00", "podil_vsech_5": 0.09171, "podil_cechu_5": 0.09701, "podil_vsech_10": 0.04338, "podil_cechu_10": 0.0451, "podil_vsech_15": 0.02099, "podil_cechu_15": 0.022, "podil_vsech_20": 0.00955, "podil_cechu_20": 0.009683}]}}
